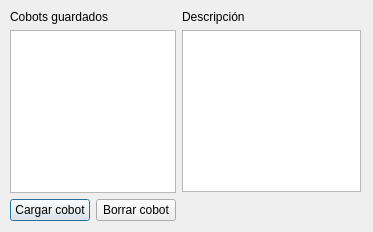
<?xml version="1.0" encoding="UTF-8"?>
<ui version="4.0">
 <class>Dialog</class>
 <widget class="QDialog" name="Dialog">
  <property name="geometry">
   <rect>
    <x>0</x>
    <y>0</y>
    <width>373</width>
    <height>232</height>
   </rect>
  </property>
  <property name="windowTitle">
   <string>Dialog</string>
  </property>
  <widget class="QWidget" name="">
   <property name="geometry">
    <rect>
     <x>10</x>
     <y>10</y>
     <width>351</width>
     <height>211</height>
    </rect>
   </property>
   <layout class="QGridLayout" name="gridLayout">
    <item row="0" column="0" colspan="2">
     <widget class="QLabel" name="label">
      <property name="text">
       <string>Cobots guardados</string>
      </property>
     </widget>
    </item>
    <item row="0" column="2">
     <widget class="QLabel" name="label_2">
      <property name="text">
       <string>Descripción</string>
      </property>
     </widget>
    </item>
    <item row="1" column="0" rowspan="2" colspan="2">
     <widget class="QListWidget" name="lw_cobots_guardados"/>
    </item>
    <item row="1" column="2">
     <widget class="QTextEdit" name="te_descripcion_cobot"/>
    </item>
    <item row="2" column="2" rowspan="2">
     <spacer name="verticalSpacer">
      <property name="orientation">
       <enum>Qt::Vertical</enum>
      </property>
      <property name="sizeHint" stdset="0">
       <size>
        <width>20</width>
        <height>58</height>
       </size>
      </property>
     </spacer>
    </item>
    <item row="3" column="0">
     <widget class="QPushButton" name="pb_cargar_cobot">
      <property name="text">
       <string>Cargar cobot</string>
      </property>
     </widget>
    </item>
    <item row="3" column="1">
     <widget class="QPushButton" name="pb_borrar_cobot">
      <property name="text">
       <string>Borrar cobot</string>
      </property>
     </widget>
    </item>
   </layout>
  </widget>
 </widget>
 <resources/>
 <connections/>
</ui>
